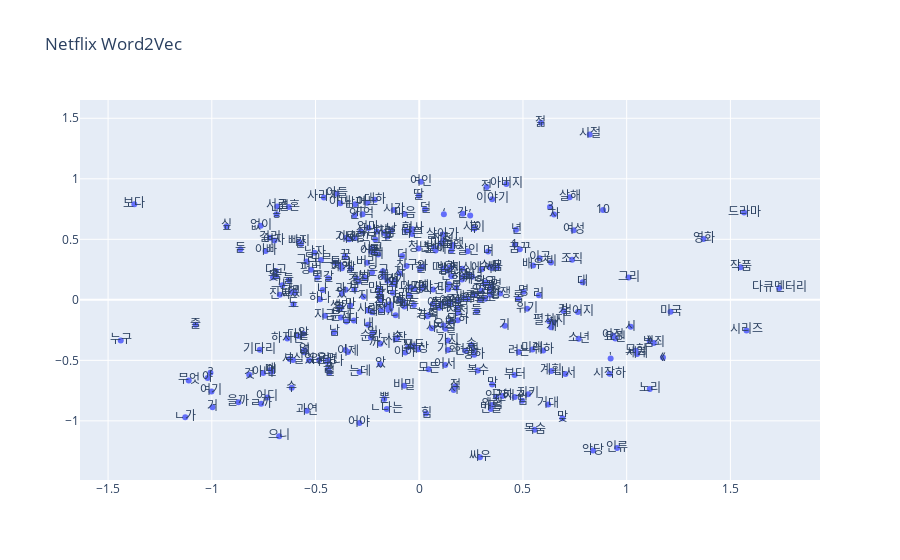

The cell this chart's notebook holds for it:
### Code cell
import plotly.graph_objects as go

fig = go.Figure(data=go.Scatter(x=xs,
                                y=ys,
                                mode='markers+text',
                                text=text)) 

fig.update_layout(title='Netflix Word2Vec')
fig.show()

plotly.offline.plot(
fig, filename='netflix_word2vec.html'
)

### Figure 1 — Plotly figure (JSON) as saved in the notebook; plotly's stock layout.template omitted (floating-point values rounded to 4 significant figures; data arrays with more than 128 entries replaced by an {"elided": "..."} marker saying what was removed)
{"data": [{"mode": "markers+text", "text": {"elided": "307 str values"}, "type": "scatter", "x": {"elided": "307 float values"}, "y": {"elided": "307 float values"}}], "layout": {"title": {"text": "Netflix Word2Vec"}}}
